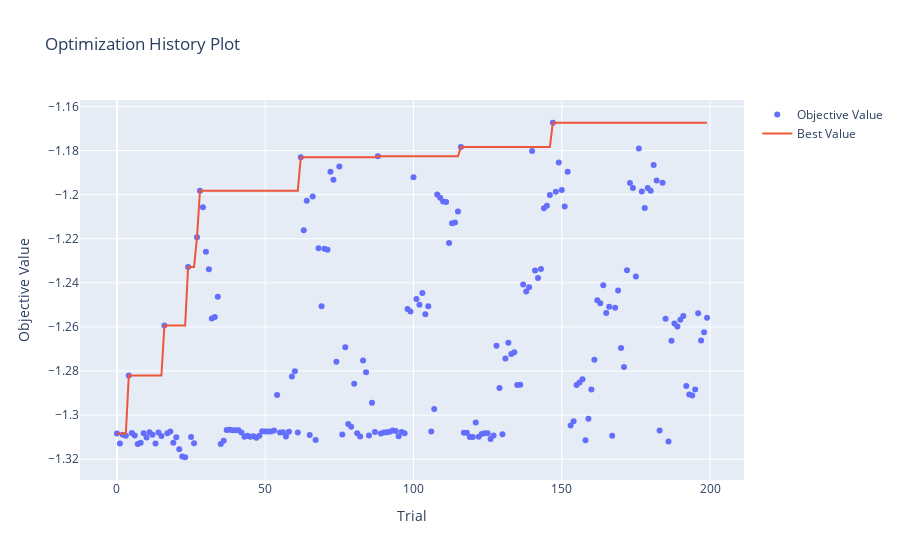

Notebook code cell kept with this figure:
### Markdown cell above
## Gráfico: Histórico de Otimização

O gráfico de **Histórico de Otimização** gerado pelo Optuna mostra a evolução dos valores da função objetivo ao longo dos trials realizados durante o processo de busca pelos melhores hiperparâmetros.

### Interpretação do Gráfico:
1. **Eixo X (Número de Trials)**: Representa o número de tentativas (trials) realizadas pelo Optuna para encontrar a melhor combinação de hiperparâmetros.
2. **Eixo Y (Valor da Função Objetivo)**: Indica o valor da métrica de avaliação (neste caso, o score negativo do MSE) para cada trial. O objetivo é maximizar este valor, o que equivale a minimizar o erro.

### Observações:
- **Convergência**: O gráfico mostra como os valores da função objetivo melhoram ao longo dos trials, indicando que o algoritmo está convergindo para uma solução ótima.
- **Exploração vs Exploração**: Nos primeiros trials, há maior variação nos valores, pois o algoritmo está explorando diferentes combinações de hiperparâmetros. Com o tempo, os valores se estabilizam, indicando que o algoritmo está refinando a busca em torno de uma região promissora.
- **Melhor Valor**: O melhor valor encontrado é destacado no gráfico, representando a combinação de hiperparâmetros que resultou no menor erro.

Este gráfico é útil para avaliar a eficiência do processo de otimização e identificar se mais trials seriam necessários para melhorar os resultados.

### Code cell
# Visualizando o histórico de otimização
optuna.visualization.plot_optimization_history(melhor_study)

### Figure 1 — Plotly figure (JSON) as saved in the notebook; plotly's stock layout.template omitted (floating-point values rounded to 4 significant figures; data arrays with more than 128 entries replaced by an {"elided": "..."} marker saying what was removed)
{"data": [{"mode": "markers", "name": "Objective Value", "type": "scatter", "x": {"elided": "200 int values"}, "y": {"elided": "200 float values"}}, {"mode": "lines", "name": "Best Value", "type": "scatter", "x": {"elided": "200 int values"}, "y": {"elided": "200 float values"}}, {"marker": {"color": "#cccccc"}, "mode": "markers", "name": "Infeasible Trial", "showlegend": false, "type": "scatter", "x": [], "y": []}], "layout": {"title": {"text": "Optimization History Plot"}, "xaxis": {"title": {"text": "Trial"}}, "yaxis": {"title": {"text": "Objective Value"}}}}
